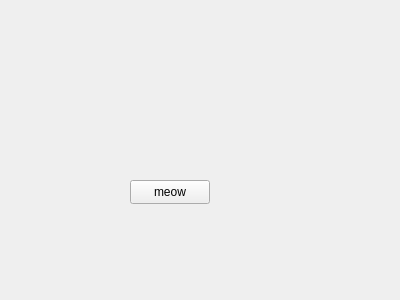
<?xml version="1.0" encoding="UTF-8"?>
<ui version="4.0">
 <class>MainWindow</class>
 <widget class="QWidget" name="MainWindow">
  <property name="geometry">
   <rect>
    <x>0</x>
    <y>0</y>
    <width>400</width>
    <height>300</height>
   </rect>
  </property>
  <property name="windowTitle">
   <string>Haiiiii :3</string>
  </property>
  <widget class="QPushButton" name="pushButton">
   <property name="geometry">
    <rect>
     <x>130</x>
     <y>180</y>
     <width>80</width>
     <height>24</height>
    </rect>
   </property>
   <property name="text">
    <string>meow</string>
   </property>
  </widget>
 </widget>
 <resources/>
 <connections/>
</ui>
